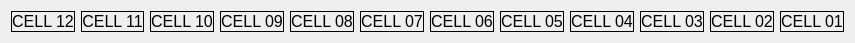
      <widget class="QWidget" name="horizontalLayoutWidget_5">
       <property name="geometry">
        <rect>
         <x>10</x>
         <y>380</y>
         <width>841</width>
         <height>41</height>
        </rect>
       </property>
       <layout class="QHBoxLayout" name="horizontalLayout_5">
        <item>
         <widget class="QLabel" name="labelCellNumLS12">
          <property name="font">
           <font>
            <pointsize>12</pointsize>
           </font>
          </property>
          <property name="frameShape">
           <enum>QFrame::Box</enum>
          </property>
          <property name="text">
           <string>CELL 12</string>
          </property>
          <property name="alignment">
           <set>Qt::AlignCenter</set>
          </property>
         </widget>
        </item>
        <item>
         <widget class="QLabel" name="labelCellNumLS11">
          <property name="font">
           <font>
            <pointsize>12</pointsize>
           </font>
          </property>
          <property name="frameShape">
           <enum>QFrame::Box</enum>
          </property>
          <property name="text">
           <string>CELL 11</string>
          </property>
          <property name="alignment">
           <set>Qt::AlignCenter</set>
          </property>
         </widget>
        </item>
        <item>
         <widget class="QLabel" name="labelCellNumLS10">
          <property name="font">
           <font>
            <pointsize>12</pointsize>
           </font>
          </property>
          <property name="frameShape">
           <enum>QFrame::Box</enum>
          </property>
          <property name="text">
           <string>CELL 10</string>
          </property>
          <property name="alignment">
           <set>Qt::AlignCenter</set>
          </property>
         </widget>
        </item>
        <item>
         <widget class="QLabel" name="labelCellNumLS9">
          <property name="font">
           <font>
            <pointsize>12</pointsize>
           </font>
          </property>
          <property name="frameShape">
           <enum>QFrame::Box</enum>
          </property>
          <property name="text">
           <string>CELL 09</string>
          </property>
          <property name="alignment">
           <set>Qt::AlignCenter</set>
          </property>
         </widget>
        </item>
        <item>
         <widget class="QLabel" name="labelCellNumLS8">
          <property name="font">
           <font>
            <pointsize>12</pointsize>
           </font>
          </property>
          <property name="frameShape">
           <enum>QFrame::Box</enum>
          </property>
          <property name="text">
           <string>CELL 08</string>
          </property>
          <property name="alignment">
           <set>Qt::AlignCenter</set>
          </property>
         </widget>
        </item>
        <item>
         <widget class="QLabel" name="labelCellNumLS7">
          <property name="font">
           <font>
            <pointsize>12</pointsize>
           </font>
          </property>
          <property name="frameShape">
           <enum>QFrame::Box</enum>
          </property>
          <property name="text">
           <string>CELL 07</string>
          </property>
          <property name="alignment">
           <set>Qt::AlignCenter</set>
          </property>
         </widget>
        </item>
        <item>
         <widget class="QLabel" name="labelCellNumLS6">
          <property name="font">
           <font>
            <pointsize>12</pointsize>
           </font>
          </property>
          <property name="frameShape">
           <enum>QFrame::Box</enum>
          </property>
          <property name="text">
           <string>CELL 06</string>
          </property>
          <property name="alignment">
           <set>Qt::AlignCenter</set>
          </property>
         </widget>
        </item>
        <item>
         <widget class="QLabel" name="labelCellNumLS5">
          <property name="font">
           <font>
            <pointsize>12</pointsize>
           </font>
          </property>
          <property name="frameShape">
           <enum>QFrame::Box</enum>
          </property>
          <property name="text">
           <string>CELL 05</string>
          </property>
          <property name="alignment">
           <set>Qt::AlignCenter</set>
          </property>
         </widget>
        </item>
        <item>
         <widget class="QLabel" name="labelCellNumLS4">
          <property name="font">
           <font>
            <pointsize>12</pointsize>
           </font>
          </property>
          <property name="frameShape">
           <enum>QFrame::Box</enum>
          </property>
          <property name="text">
           <string>CELL 04</string>
          </property>
          <property name="alignment">
           <set>Qt::AlignCenter</set>
          </property>
         </widget>
        </item>
        <item>
         <widget class="QLabel" name="labelCellNumLS3">
          <property name="font">
           <font>
            <pointsize>12</pointsize>
           </font>
          </property>
          <property name="frameShape">
           <enum>QFrame::Box</enum>
          </property>
          <property name="text">
           <string>CELL 03</string>
          </property>
          <property name="alignment">
           <set>Qt::AlignCenter</set>
          </property>
         </widget>
        </item>
        <item>
         <widget class="QLabel" name="labelCellNumLS2">
          <property name="font">
           <font>
            <pointsize>12</pointsize>
           </font>
          </property>
          <property name="frameShape">
           <enum>QFrame::Box</enum>
          </property>
          <property name="text">
           <string>CELL 02</string>
          </property>
          <property name="alignment">
           <set>Qt::AlignCenter</set>
          </property>
         </widget>
        </item>
        <item>
         <widget class="QLabel" name="labelCellNumLS1">
          <property name="font">
           <font>
            <pointsize>12</pointsize>
           </font>
          </property>
          <property name="frameShape">
           <enum>QFrame::Box</enum>
          </property>
          <property name="text">
           <string>CELL 01</string>
          </property>
          <property name="alignment">
           <set>Qt::AlignCenter</set>
          </property>
         </widget>
        </item>
       </layout>
      </widget>
